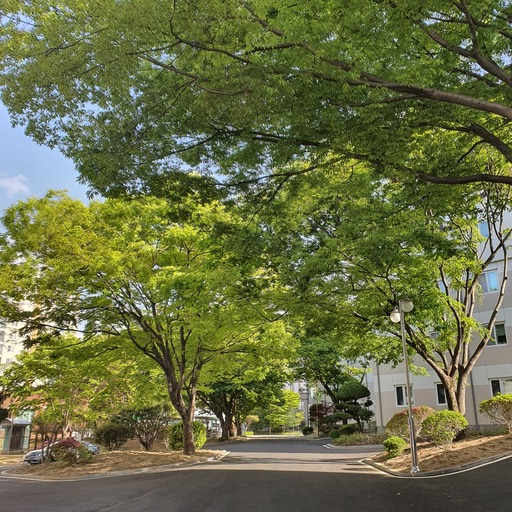
#> input picture 2주차/2주차/hsv_test.jpg, 512 x 512 px
$ jupyter execute --allow-errors hsv_homework.ipynb
#> lines starting #> are read from the running program, lines starting #| are printed output that depends on the picture
[cell 1]
import numpy as np
import cv2
import matplotlib.pyplot as plt

[cell 2]
def show_img_with_matplotlib(color_img, title, pos):
    img_RGB = color_img[:, :, ::-1]

    ax = plt.subplot(3, 4, pos)
    plt.imshow(img_RGB)
    plt.title(title)
    plt.axis('off')

def show_hist_with_matplotlib_rgb(hist, title, pos, color):
    ax = plt.subplot(3, 4, pos)
    plt.xlabel('bins')
    plt.ylabel('number of pixels')
    plt.xlim([0, 256])

    for h, c in zip(hist, color):
        plt.plot(h, color = c)

def hist_color_img(img):
    histr = []
    histr.append(cv2.calcHist([img], [0], None, [256], [0, 256]))
    histr.append(cv2.calcHist([img], [1], None, [256], [0, 256]))
    histr.append(cv2.calcHist([img], [2], None, [256], [0, 256]))

    return histr

def equalize_hist_color_hsv_V(img):
    H, S, V = cv2.split(cv2.cvtColor(img, cv2.COLOR_RGB2HSV))
    eq_V = cv2.equalizeHist(V)
    eq_image = cv2.cvtColor(cv2.merge([H, S, eq_V]), cv2.COLOR_HSV2RGB)

    return eq_image

def equalize_hist_color_hsv_H(img):
    H, S, V = cv2.split(cv2.cvtColor(img, cv2.COLOR_RGB2HSV))
    eq_H = cv2.equalizeHist(H)
    eq_image = cv2.cvtColor(cv2.merge([eq_H, S, V]), cv2.COLOR_HSV2RGB)
    return eq_image

def equalize_hist_color_hsv_SV(img):
    H, S, V = cv2.split(cv2.cvtColor(img, cv2.COLOR_RGB2HSV))
    eq_S = cv2.equalizeHist(S)
    eq_V = cv2.equalizeHist(V)
    eq_image = cv2.cvtColor(cv2.merge([H, eq_S, eq_V]), cv2.COLOR_HSV2RGB)
    return eq_image

def equalize_hist_color_hsv_HSV(img):
    H, S, V = cv2.split(cv2.cvtColor(img, cv2.COLOR_RGB2HSV))
    eq_H = cv2.equalizeHist(H)
    eq_S = cv2.equalizeHist(S)
    eq_V = cv2.equalizeHist(V)
    eq_image = cv2.cvtColor(cv2.merge([eq_H, eq_S, eq_V]), cv2.COLOR_HSV2RGB)
    return eq_image

plt.figure(figsize=(10, 14))
plt.suptitle('hsv value equal histogram')

image = cv2.imread('test_hsv.jpg ')
#> (the rest of this cell did not finish here and is left out)

[cell 3]
import cv2
import numpy as np
import matplotlib.pyplot as plt

# 입력 받은 이미지를 불러오기
path = "hsv_test.jpg"
src = cv2.imread(path)
#> src is the input picture: shape (512, 512, 3); mean B, G, R 66.9, 109, 103.5


hsv = cv2.cvtColor(src, cv2.COLOR_BGR2HSV) # hsv 컬러 형태로 변형
#> hsv: shape (512, 512, 3); mean H, S, V 36.8, 118.2, 112.8
h, s, v = cv2.split(hsv) # h,s,v로 컬러 영상을 분리
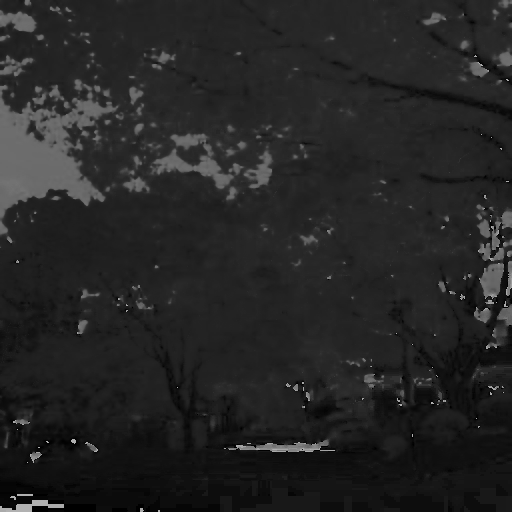
#> h: shape (512, 512); min 0, max 179, mean 36.8
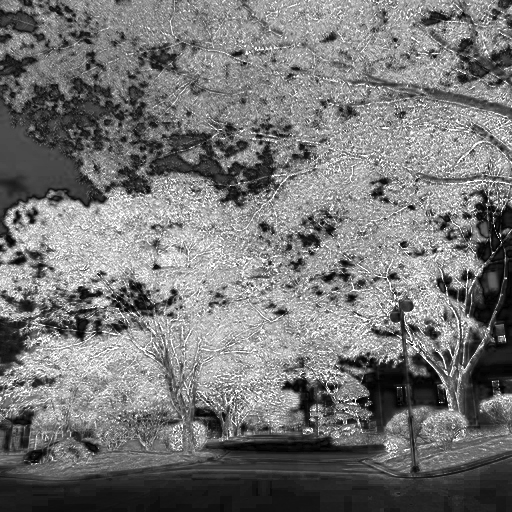
#> s: shape (512, 512); min 0, max 255, mean 118.2
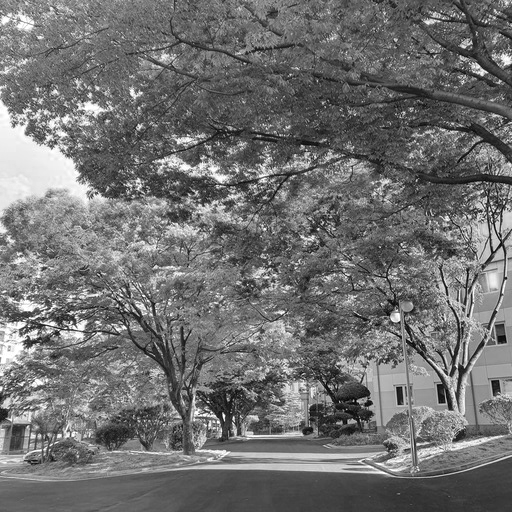
#> v: shape (512, 512); min 1, max 255, mean 112.8

#v 평준화
equalizedV = cv2.equalizeHist(v)
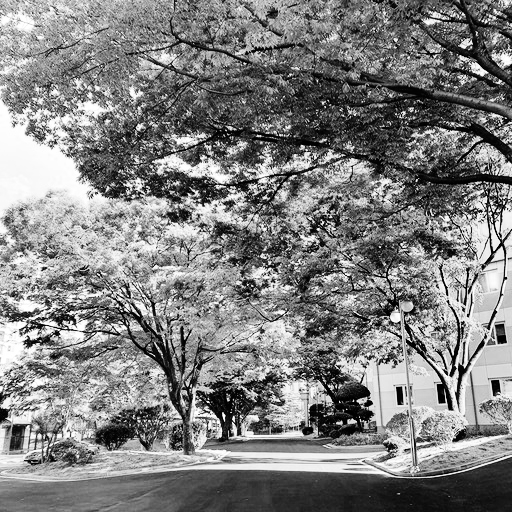
#> equalizedV: shape (512, 512); min 0, max 255, mean 128.3
hsv1 = cv2.merge([h,s,equalizedV])
#> hsv1: shape (512, 512, 3); mean H, S, V 36.8, 118.2, 128.3
vDst = cv2.cvtColor(hsv1, cv2.COLOR_HSV2BGR) # 다시 BGR 형태로 변경
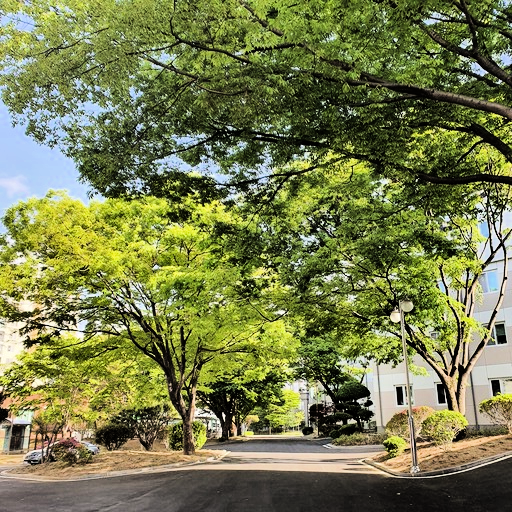
#> vDst: shape (512, 512, 3); mean B, G, R 76.6, 123.8, 118

#s,v 평준화
equalizedS = cv2.equalizeHist(s)
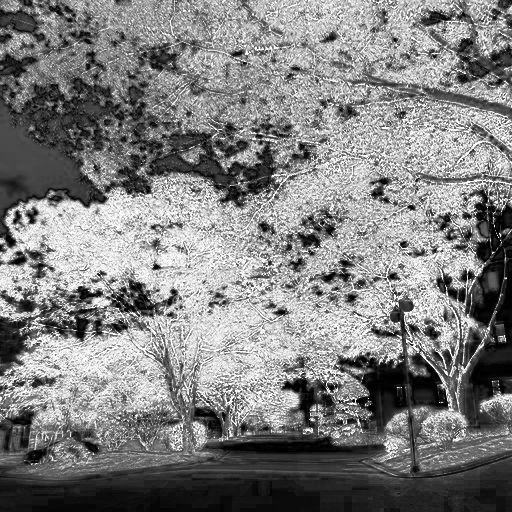
#> equalizedS: shape (512, 512); min 0, max 255, mean 128
hsv2 = cv2.merge([h,equalizedS,equalizedV])
#> hsv2: shape (512, 512, 3); mean H, S, V 36.8, 128, 128.3
svDst = cv2.cvtColor(hsv2, cv2.COLOR_HSV2BGR) # 다시 BGR 형태로 변경
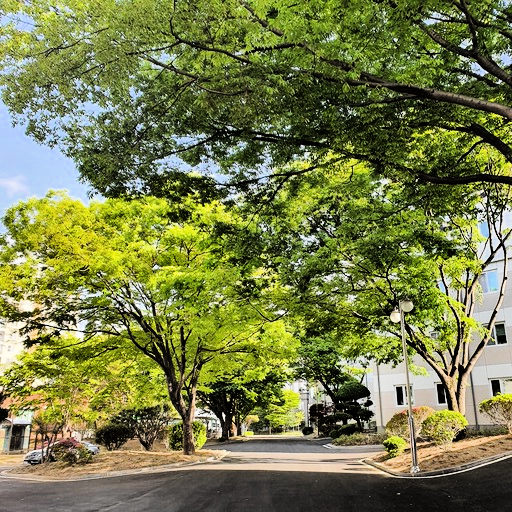
#> svDst: shape (512, 512, 3); mean B, G, R 72.4, 123.9, 117.5

#h, s, v 평준화
equalizedH = cv2.equalizeHist(h)
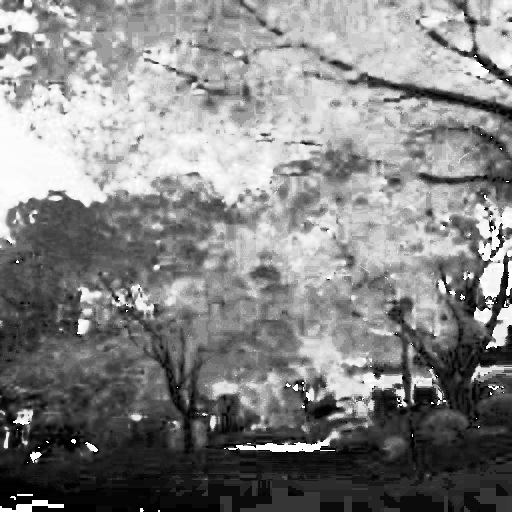
#> equalizedH: shape (512, 512); min 0, max 255, mean 131.8
hsv3 = cv2.merge([equalizedH,equalizedS,equalizedV])
#> hsv3: shape (512, 512, 3); mean H, S, V 131.8, 128, 128.3
hsvDst = cv2.cvtColor(hsv3, cv2.COLOR_HSV2BGR) # 다시 BGR 형태로 변경
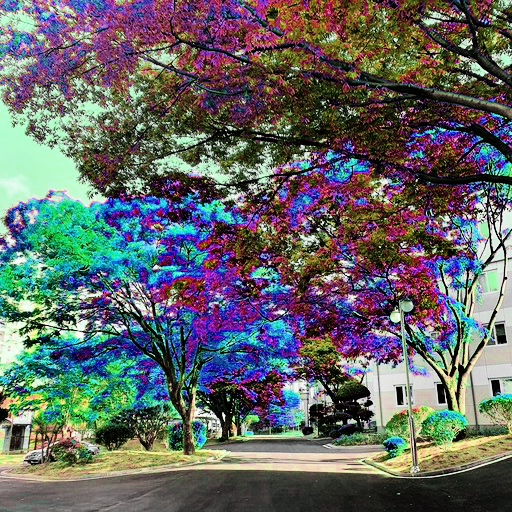
#> hsvDst: shape (512, 512, 3); mean B, G, R 99.9, 101, 97.5

#이미지 모니터 출력
cv2.imshow('src', src)
cv2.imshow('v dst', vDst)
cv2.imshow('sv dst', svDst)
cv2.imshow('hsv dst', hsvDst)

# waitKey() 함수의 매개변수인 숫자에서 0 은 무한대기를 가리킵니다.
# 만약 0 대신 아래와 같이 1000 을 입력하면 ms 단위이기 때문에 1초가 지나면 다음 라인의 소스인
# cv2.destoryAllWindows() 가 실행되기 때문에 프로그램을 종료하게 됩니다.
cv2.waitKey()
cv2.destroyAllWindows()
